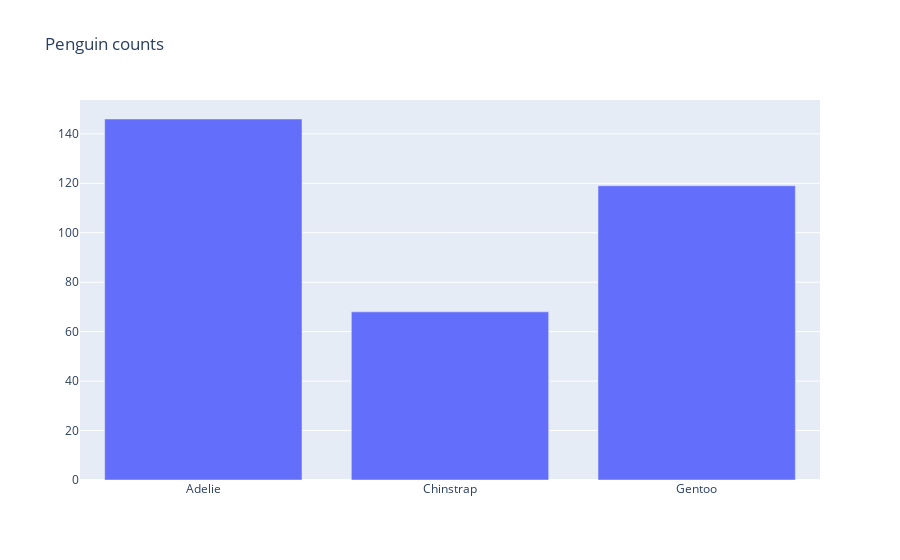

Notebook code cell kept with this figure:
### Code cell
f = go.Figure(data=datatrace, layout=layout)

f.show()

### Figure 1 — Plotly figure (JSON) as saved in the notebook; plotly's stock layout.template omitted (floating-point values rounded to 4 significant figures)
{"data": [{"type": "bar", "x": ["Adelie", "Chinstrap", "Gentoo"], "y": [146, 68, 119]}], "layout": {"title": {"text": "Penguin counts"}}}
